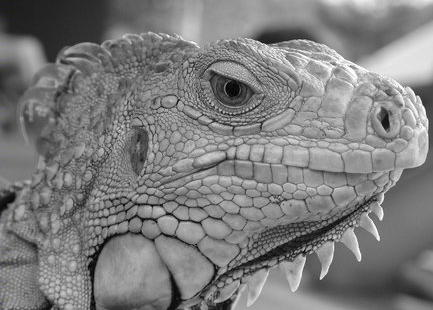
#> input picture hw2_release/iguana.png, 433 x 310 px
$ jupyter execute --allow-errors hw2_old.ipynb   (shell and % lines are left out)   (older library calls are emulated)
#> lines starting #> are read from the running program, lines starting #| are printed output that depends on the picture; after the words box and inside, x2 and y2 are one past the last pixel; in counts of white or black regions, pixels touching at a corner belong together
### hw2_release/edge.py
"""
CS131 - Computer Vision: Foundations and Applications
Assignment 2
Author: Donsuk Lee (donlee90@stanford.edu)
Date created: 07/2017
Last modified: 10/18/2017
Python Version: 3.5+
"""

import numpy as np

def conv(image, kernel):
    """ An implementation of convolution filter.

    This function uses element-wise multiplication and np.sum()
    to efficiently compute weighted sum of neighborhood at each
    pixel.

    Args:
        image: numpy array of shape (Hi, Wi).
        kernel: numpy array of shape (Hk, Wk).

    Returns:
        out: numpy array of shape (Hi, Wi).
    """
    Hi, Wi = image.shape
    Hk, Wk = kernel.shape
    out = np.zeros((Hi, Wi))

    # For this assignment, we will use edge values to pad the images.
    # Zero padding will make derivatives at the image boundary very big,
    # whereas we want to ignore the edges at the boundary.
    pad_width0 = Hk // 2
    pad_width1 = Wk // 2
    pad_width = ((pad_width0,pad_width0),(pad_width1,pad_width1))
    padded = np.pad(image, pad_width, mode='edge')

    ### YOUR CODE HERE
    pass
    ### END YOUR CODE

    return out

def gaussian_kernel(size, sigma):
    """ Implementation of Gaussian Kernel.

    This function follows the gaussian kernel formula,
    and creates a kernel matrix.

    Hints:
    - Use np.pi and np.exp to compute pi and exp.

    Args:
        size: int of the size of output matrix.
        sigma: float of sigma to calculate kernel.

    Returns:
        kernel: numpy array of shape (size, size).
    """

    kernel = np.zeros((size, size))

    ### YOUR CODE HERE
    pass
    ### END YOUR CODE

    return kernel

def partial_x(img):
    """ Computes partial x-derivative of input img.

    Hints:
        - You may use the conv function in defined in this file.

    Args:
        img: numpy array of shape (H, W).
    Returns:
        out: x-derivative image.
    """

    out = None

    ### YOUR CODE HERE
    pass
    ### END YOUR CODE

    return out

def partial_y(img):
    """ Computes partial y-derivative of input img.

    Hints:
        - You may use the conv function in defined in this file.

    Args:
        img: numpy array of shape (H, W).
    Returns:
        out: y-derivative image.
    """

    out = None

    ### YOUR CODE HERE
    pass
    ### END YOUR CODE

    return out

def gradient(img):
    """ Returns gradient magnitude and direction of input img.

    Args:
        img: Grayscale image. Numpy array of shape (H, W).

    Returns:
        G: Magnitude of gradient at each pixel in img.
            Numpy array of shape (H, W).
        theta: Direction(in degrees, 0 <= theta < 360) of gradient
            at each pixel in img. Numpy array of shape (H, W).

    Hints:
        - Use np.sqrt and np.arctan2 to calculate square root and arctan
    """
    G = np.zeros(img.shape)
    theta = np.zeros(img.shape)

    ### YOUR CODE HERE
    pass
    ### END YOUR CODE

    return G, theta


def non_maximum_suppression(G, theta):
    """ Performs non-maximum suppression.

    This function performs non-maximum suppression along the direction
    of gradient (theta) on the gradient magnitude image (G).

    Args:
        G: gradient magnitude image with shape of (H, W).
        theta: direction of gradients with shape of (H, W).

    Returns:
        out: non-maxima suppressed image.
    """
    H, W = G.shape
    out = np.zeros((H, W))

    # Round the gradient direction to the nearest 45 degrees
    theta = np.floor((theta + 22.5) / 45) * 45

    ### BEGIN YOUR CODE
    pass
    ### END YOUR CODE

    return out

def double_thresholding(img, high, low):
    """
    Args:
        img: numpy array of shape (H, W) representing NMS edge response.
        high: high threshold(float) for strong edges.
        low: low threshold(float) for weak edges.

    Returns:
        strong_edges: Boolean array representing strong edges.
            Strong edeges are the pixels with the values greater than
            the higher threshold.
        weak_edges: Boolean array representing weak edges.
            Weak edges are the pixels with the values smaller or equal to the
            higher threshold and greater than the lower threshold.
    """

    strong_edges = np.zeros(img.shape, dtype=np.bool)
    weak_edges = np.zeros(img.shape, dtype=np.bool)

    ### YOUR CODE HERE
    pass
    ### END YOUR CODE

    return strong_edges, weak_edges


# [26 lines left out: function get_neighbors, not called in this run]

def link_edges(strong_edges, weak_edges):
    """ Find weak edges connected to strong edges and link them.

    Iterate over each pixel in strong_edges and perform breadth first
    search across the connected pixels in weak_edges to link them.
    Here we consider a pixel (a, b) is connected to a pixel (c, d)
    if (a, b) is one of the eight neighboring pixels of (c, d).

    Args:
        strong_edges: binary image of shape (H, W).
        weak_edges: binary image of shape (H, W).

    Returns:
        edges: numpy boolean array of shape(H, W).
    """

    H, W = strong_edges.shape
    indices = np.stack(np.nonzero(strong_edges)).T
    edges = np.zeros((H, W), dtype=np.bool)

    # Make new instances of arguments to leave the original
    # references intact
    weak_edges = np.copy(weak_edges)
    edges = np.copy(strong_edges)

    ### YOUR CODE HERE
    pass
    ### END YOUR CODE

    return edges

def canny(img, kernel_size=5, sigma=1.4, high=20, low=15):
    """ Implement canny edge detector by calling functions above.

    Args:
        img: grayscale image of shape (H, W).
        kernel_size: int of size for kernel matrix.
        sigma: float for calculating kernel.
        high: high threshold for strong edges.
        low: low threashold for weak edges.
    Returns:
        edge: numpy array of shape(H, W).
    """
    ### YOUR CODE HERE
    pass
    ### END YOUR CODE

    return edge


# [38 lines left out: function hough_transform, not called in this run]

### hw2_release/hw2_old.ipynb
# Homework 2
*This notebook includes both coding and written questions. Please hand in this notebook file with all the outputs and your answers to the written questions.*

This assignment covers Canny edge detector and Hough transform.

[cell 1]
# Setup
import numpy as np
import matplotlib.pyplot as plt
from time import time
from skimage import io

from __future__ import print_function

plt.rcParams['figure.figsize'] = (15.0, 12.0) # set default size of plots
plt.rcParams['image.interpolation'] = 'nearest'
plt.rcParams['image.cmap'] = 'gray'

# for auto-reloading extenrnal modules

## Part 1: Canny Edge Detector (85 points)
In this part, you are going to implment Canny edge detector. The Canny edge detection algorithm can be broken down in to five steps:
1. Smoothing
2. Finding gradients
3. Non-maximum suppression
4. Double thresholding
5. Edge tracking by hysterisis

### 1.1 Smoothing (10 points)
#### Implementation (5 points)
We first smooth the input image by convolving it with a Gaussian kernel. The equation for a Gaussian kernel of size $(2k+1)\times(2k+1)$ is given by:

$$h_{ij}=\frac{1}{2\pi\sigma^2}\exp{\Bigl(-\frac{(i-k)^2+(j-k)^2}{2\sigma^2}\Bigr)}, 0\leq i,j < 2k+1$$

Implement **`gaussian_kernel`** in `edge.py` and run the code below.

[cell 2]
from edge import conv, gaussian_kernel

# Define 3x3 Gaussian kernel with std = 1
kernel = gaussian_kernel(3, 1)
kernel_test = np.array(
    [[ 0.05854983, 0.09653235, 0.05854983],
     [ 0.09653235, 0.15915494, 0.09653235],
     [ 0.05854983, 0.09653235, 0.05854983]]
)

# Test Gaussian kernel
if not np.allclose(kernel, kernel_test):
    print('Incorrect values! Please check your implementation.')

[cell 3]
# Test with different kernel_size and sigma
kernel_size = 5
sigma = 1.4

# Load image
img = io.imread('iguana.png', as_grey=True)

# Define 5x5 Gaussian kernel with std = sigma
kernel = gaussian_kernel(kernel_size, sigma)

# Convolve image with kernel to achieve smoothed effect
smoothed = conv(img, kernel)
#> in conv, `padded = np.pad(image, pad_width, mode='edge')`:
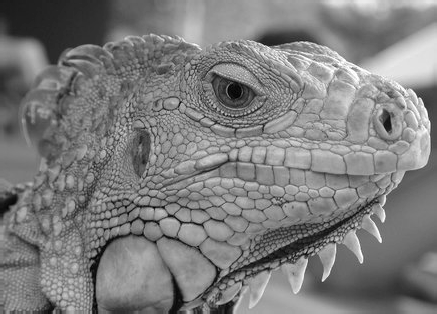
#> padded: shape (314, 437) float64; min 0, max 1, mean 0.491
#> smoothed: shape (310, 433) float64; every value is 0

plt.subplot(1,2,1)
plt.imshow(img)
plt.title('Original image')
plt.axis('off')

plt.subplot(1,2,2)
plt.imshow(smoothed)
plt.title('Smoothed image')
plt.axis('off')

plt.show()
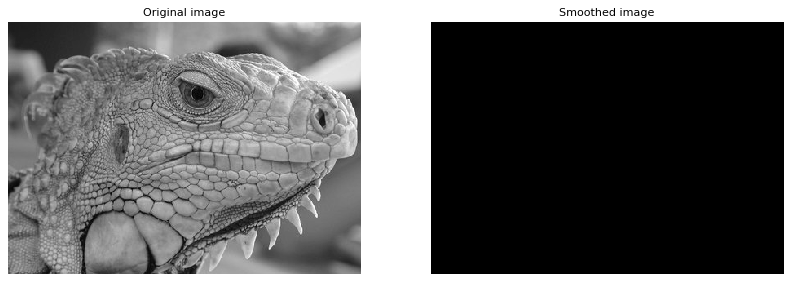
#> figure drawn by matplotlib, 2 panels

#### Question (5 points)
What is the effect of the kernel_size and sigma?

**Your Answer:** Write your solution in this markdown cell.

### 1.2 Finding gradients (15 points)
The gradient of a 2D scalar function $I:\mathbb{R}^2\rightarrow{\mathbb{R}}$ in Cartesian coordinate is defined by:

$$\nabla{I(x,y)}=\bigl[\frac{\partial{I}}{\partial{x}},\frac{\partial{I}}{\partial{y}}\bigr],$$

where

$$
\frac{\partial{I(x,y)}}{\partial{x}}=\lim_{\Delta{x}\to{0}}\frac{I(x+\Delta{x},y)-I(x,y)}{\Delta{x}} \\
\frac{\partial{I(x,y)}}{\partial{y}}=\lim_{\Delta{y}\to{0}}\frac{I(x,y+\Delta{y})-I(x,y)}{\Delta{y}}.
$$

In case of images, we can approximate the partial derivatives by taking differences at one pixel intervals:

$$
\frac{\partial{I(x,y)}}{\partial{x}}\approx{\frac{I(x+1,y)-I(x-1,y)}{2}} \\
\frac{\partial{I(x,y)}}{\partial{y}}\approx{\frac{I(x,y+1)-I(x,y-1)}{2}}
$$

Note that the partial derivatives can be computed by convolving the image $I$ with some appropriate kernels $D_x$ and $D_y$:

$$
\frac{\partial{I}}{\partial{x}}\approx{I*D_x}=G_x \\
\frac{\partial{I}}{\partial{y}}\approx{I*D_y}=G_y
$$

#### Implementation (5 points)
Find the kernels $D_x$ and $D_y$ and implement **`partial_x`** and **`partial_y`** using `conv` defined in `edge.py`.

*-Hint: Remeber that convolution flips the kernel.*

[cell 4]
from edge import partial_x, partial_y

# Test input
I = np.array(
    [[0, 0, 0],
     [0, 1, 0],
     [0, 0, 0]]
)

# Expected outputs
I_x_test = np.array(
    [[ 0, 0, 0],
     [ 0.5, 0, -0.5],
     [ 0, 0, 0]]
)

I_y_test = np.array(
    [[ 0, 0.5, 0],
     [ 0, 0, 0],
     [ 0, -0.5, 0]]
)

# Compute partial derivatives
I_x = partial_x(I)
I_y = partial_y(I)

# Test correctness of partial_x and partial_y
if not np.all(I_x == I_x_test):
    print('partial_x incorrect')

if not np.all(I_y == I_y_test):
    print('partial_y incorrect')

[cell 5]
# Compute partial derivatives of smoothed image
Gx = partial_x(smoothed)
Gy = partial_y(smoothed)

plt.subplot(1,2,1)
#> (the rest of this cell did not finish here and is left out)

#### Question (5 points)
What is the reason for performing smoothing prior to computing the gradients?

**Your Answer:** Write your solution in this markdown cell.

#### Implementation (5 points)
Now, we can compute the magnitude and direction of gradient with the two partial derivatives:

$$
G = \sqrt{G_{x}^{2}+G_{y}^{2}} \\
\Theta = arctan\bigl(\frac{G_{y}}{G_{x}}\bigr)
$$

Implement **`gradient`** in `edge.py` which takes in an image and outputs $G$ and $\Theta$.

*-Hint: Use np.arctan2 to compute $\Theta$.*

[cell 6]
from edge import gradient

G, theta = gradient(smoothed)

if not np.all(G >= 0):
    print('Magnitude of gradients should be non-negative.')

if not np.all((theta >= 0) * (theta < 360)):
    print('Direction of gradients should be in range 0 <= theta < 360')

plt.imshow(G)
plt.title('Gradient magnitude')
plt.axis('off')
plt.show()

### 1.3 Non-maximum suppression (15 points)
You should be able to note that the edges extracted from the gradient of the smoothed image is quite thick and blurry. The purpose of this step is to convert the "blurred" edges into "sharp" edges. Basically, this is done by preserving all local maxima in the gradient image and discarding everything else. The algorithm is for each pixel (x,y) in the gradient image:
1. Round the gradient direction $\Theta[y,x]$ to the nearest 45 degrees, corresponding to the use of an 8-connected neighbourhood.

2. Compare the edge strength of the current pixel with the edge strength of the pixel in the positive and negative gradient direction. For example, if the gradient direction is south (theta=90), compare with the pixels to the north and south.

3. If the edge strength of the current pixel is the largest; preserve the value of the edge strength. If not, suppress (i.e. remove) the value.

Implement **`non_maximum_suppression`** in `edge.py`

[cell 7]
from edge import non_maximum_suppression

# Test input
g = np.array(
    [[0.4, 0.5, 0.6],
     [0.3, 0.5, 0.7],
     [0.4, 0.5, 0.6]]
)

# Print out non-maximum suppressed output
# varying theta
for angle in range(0, 180, 45):
    print('Thetas:', angle)
    t = np.ones((3, 3)) * angle # Initialize theta
    print(non_maximum_suppression(g, t))

[cell 8]
nms = non_maximum_suppression(G, theta)
plt.imshow(nms)
plt.title('Non-maximum suppressed')
plt.axis('off')
plt.show()

### 1.4 Double Thresholding (20 points)

The edge-pixels remaining after the non-maximum suppression step are (still) marked with their strength pixel-by-pixel. Many of these will probably be true edges in the image, but some may be caused by noise or color variations, for instance, due to rough surfaces. The simplest way to discern between these would be to use a threshold, so that only edges stronger that a certain value would be preserved. The Canny edge detection algorithm uses double thresholding. Edge pixels stronger than the high threshold are marked as strong; edge pixels weaker than the low threshold are suppressed and edge pixels between the two thresholds are marked as weak.

Implement **`double_thresholding`** in `edge.py`

[cell 9]
from edge import double_thresholding

low_threshold = 0.02
high_threshold = 0.03

strong_edges, weak_edges = double_thresholding(nms, high_threshold, low_threshold)
#> strong_edges: shape (310, 433) bool; every value is 0
assert(np.sum(strong_edges & weak_edges) == 0)

edges=strong_edges * 1.0 + weak_edges * 0.5

plt.subplot(1,2,1)
plt.imshow(strong_edges)
plt.title('Strong Edges')
plt.axis('off')

plt.subplot(1,2,2)
plt.imshow(edges)
plt.title('Strong+Weak Edges')
plt.axis('off')

plt.show()
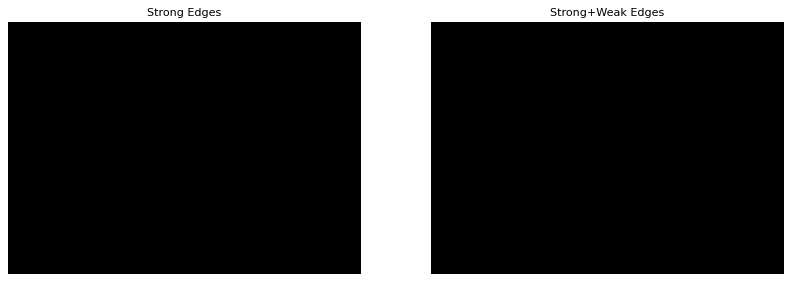
#> figure drawn by matplotlib, 2 panels

### 1.5 Edge tracking (15 points)

Strong edges are interpreted as “certain edges”, and can immediately be included in the final edge image. Weak edges are included if and only if they are connected to strong edges. The logic is of course that noise and other small variations are unlikely to result in a strong edge (with proper adjustment of the threshold levels). Thus strong edges will (almost) only be due to true edges in the original image. The weak edges can either be due to true edges or noise/color variations. The latter type will probably be distributed in dependently of edges on the entire image, and thus only a small amount will be located adjacent to strong edges. Weak edges due to true edges are much more likely to be connected directly to strong edges.

Implement **`link_edges`** in `edge.py`

[cell 10]
from edge import get_neighbors, link_edges

test_strong = np.array(
    [[1, 0, 0, 0],
     [0, 0, 0, 0],
     [0, 0, 0, 0],
     [0, 0, 0, 1]]
)

test_weak = np.array(
    [[0, 0, 0, 1],
     [0, 1, 0, 0],
     [1, 0, 0, 0],
     [0, 0, 1, 0]]
)

test_linked = link_edges(test_strong, test_weak)

plt.subplot(1, 3, 1)
plt.imshow(test_strong)
plt.title('Strong edges')

plt.subplot(1, 3, 2)
plt.imshow(test_weak)
plt.title('Weak edges')

plt.subplot(1, 3, 3)
plt.imshow(test_linked)
plt.title('Linked edges')
plt.show()
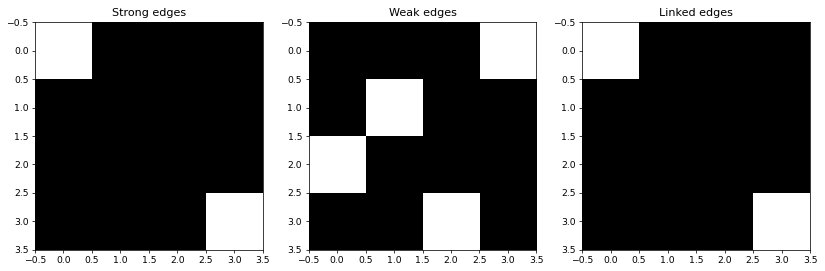
#> figure drawn by matplotlib, 3 panels

[cell 11]
edges = link_edges(strong_edges, weak_edges)

plt.imshow(edges)
plt.axis('off')
plt.show()

### 1.6 Canny edge detector
Implement **`canny`** in `edge.py` using the functions you have implemented so far. Test edge detector with different parameters.

Here is an example of the output:

[cell 12]
from edge import canny

# Load image
img = io.imread('iguana.png', as_grey=True)

# Run Canny edge detector
#> (the rest of this cell did not finish here and is left out)

print (edges.shape)
plt.imshow(edges)
plt.axis('off')
plt.show()

### 1.7 Question (10 points)

**(a)** Suppose that the Canny edge detector successfully detects an edge in an image. The edge (see the figure above) is then rotated by θ, where the relationship between a point on the original edge $(x, y)$ and a point on the rotated edge $(x', y')$ is defined as

$$
x'=x\cos{\theta}\\
y'=x\sin{\theta}
$$

Will the rotated edge be detected using the same Canny edge detector? Provide either a mathematical proof or a counter example.

*-Hint: The detection of an edge by the Canny edge detector depends only on the magnitude of its derivative. The derivative at point (x, y) is determined by its components along the x and y directions. Think about how these magnitudes have changed because of the rotation.*

**Your Answer:** Write your solution in this markdown cell.

**(b)** After running the Canny edge detector on an image, you notice that long edges are broken into short segments separated by gaps. In addition, some spurious edges appear. For each of the two thresholds (low and high) used in hysteresis thresholding, explain how you would adjust the threshold (up or down) to address both problems. Assume that a setting exists for the two thresholds that produces the desired result. Briefly explain your answer.

**Your Answer:** Write your solution in this markdown cell.

### Extra Credit: Optimizing Edge Detector
One way of evaluating an edge detector is to compare detected edges with manually specified ground truth edges. Here, we use precision, recall and F1 score as evaluation metrics. We provide you 40 images of objects with ground truth edge annotations. Run the code below to compute precision, recall and F1 score over the entire set of images. Then, tweak the parameters of the Canny edge detector to get as high F1 score as possible. You should be able to achieve F1 score higher than 0.31 by carefully setting the parameters.

[cell 13]
from os import listdir
from itertools import product

# Define parameters to test
sigmas = []
highs = []
lows = []

for sigma, high, low in product(sigmas, highs, lows):

    print("sigma={}, high={}, low={}".format(sigma, high, low))
    n_detected = 0.0
    n_gt = 0.0
    n_correct = 0.0

    for img_file in listdir('images/objects'):
        img = io.imread('images/objects/'+img_file, as_grey=True)
        gt = io.imread('images/gt/'+img_file+'.gtf.pgm', as_grey=True)

        mask = (gt != 5) # 'don't' care region
        gt = (gt == 0) # binary image of GT edges

        edges = canny(img, kernel_size=5, sigma=sigma, high=high, low=low)
        edges = edges * mask

        n_detected += np.sum(edges)
        n_gt += np.sum(gt)
        n_correct += np.sum(edges * gt)

    p_total = n_correct / n_detected
    r_total = n_correct / n_gt
    f1 = 2 * (p_total * r_total) / (p_total + r_total)
    print('Total precision={:.4f}, Total recall={:.4f}'.format(p_total, r_total))
    print('F1 score={:.4f}'.format(f1))

## Part2: Lane Detection (15 points)

In this section we will implement a simple lane detection application using Canny edge detector and Hough transform.
Here are some example images of how your final lane detector will look like.

The algorithm can broken down into the following steps:
1. Detect edges using the Canny edge detector.
2. Extract the edges in the region of interest (a triangle covering the bottom corners and the center of the image).
3. Run Hough transform to detect lanes.

### 2.1 Edge detection
Lanes on the roads are usually thin and long lines with bright colors. Our edge detection algorithm by itself should be able to find the lanes pretty well. Run the code cell below to load the example image and detect edges from the image.

[cell 14]
from edge import canny

# Load image
img = io.imread('road.jpg', as_grey=True)
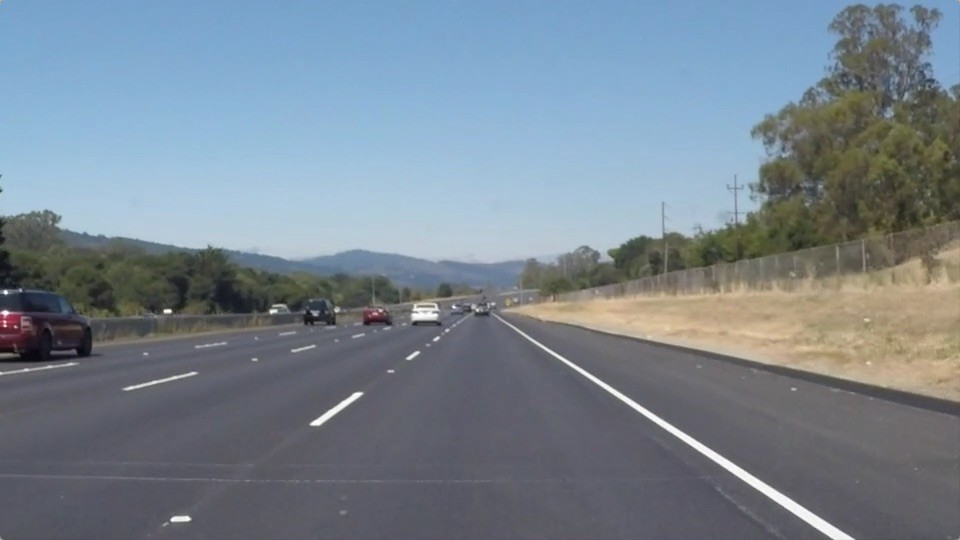
#> input picture hw2_release/road.jpg, 960 x 540 px
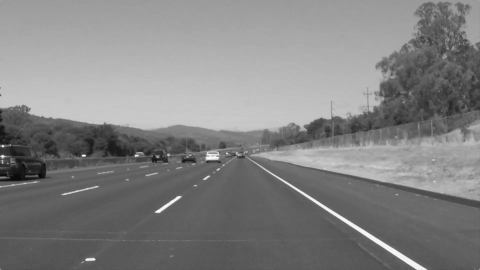
#> img: shape (540, 960) float64 (shown at 1/2 size); min 0.0195, max 1, mean 0.513

# Run Canny edge detector
#> (the rest of this cell did not finish here and is left out)


plt.subplot(211)
plt.imshow(img)
plt.axis('off')
plt.title('Input Image')

plt.subplot(212)
plt.imshow(edges)
plt.axis('off')
plt.title('Edges')
plt.show()

### 2.2 Extracting region of interest (ROI)
We can see that the Canny edge detector could find the edges of the lanes. However, we can also see that there are edges of other objects that we are not interested in. Given the position and orientation of the camera, we know that the lanes will be located in the lower half of the image. The code below defines a binary mask for the ROI and extract the edges within the region.

[cell 15]
H, W = img.shape

# Generate mask for ROI (Region of Interest)
mask = np.zeros((H, W))
for i in range(H):
    for j in range(W):
        if i > (H / W) * j and i > -(H / W) * j + H:
            mask[i, j] = 1
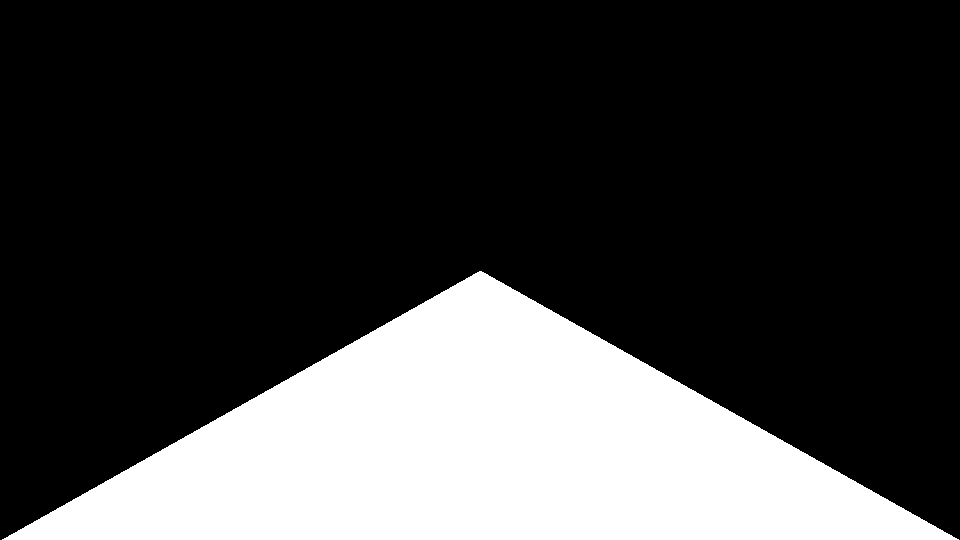
#> mask: shape (540, 960) float64; values 0 (black) and 1 (white), 24.9% white; 1 white region, box (x1, y1, x2, y2) and area: (2, 271, 959, 540) 129091

# Extract edges in ROI
#> (the rest of this cell did not finish here and is left out)
